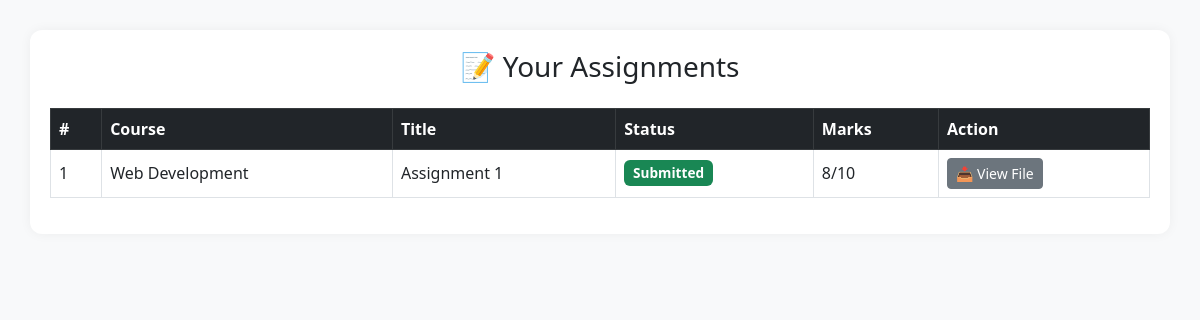
The page /student/assignments.php (signed in) on the database its author committed.
### tables this page shows
CREATE TABLE `assignments` (
  `id` int(11) NOT NULL,
  `course_id` int(11) DEFAULT NULL,
  `title` varchar(255) DEFAULT NULL,
  `description` text DEFAULT NULL,
  `created_at` timestamp NOT NULL DEFAULT current_timestamp()
);

CREATE TABLE `courses` (
  `id` int(11) NOT NULL,
  `instructor_id` int(11) DEFAULT NULL,
  `title` varchar(255) NOT NULL,
  `description` text DEFAULT NULL,
  `image` varchar(255) DEFAULT NULL,
  `price` decimal(10,2) DEFAULT NULL,
  `duration` varchar(100) DEFAULT NULL,
  `status` enum('draft','published') NOT NULL DEFAULT 'draft',
  `created_at` timestamp NOT NULL DEFAULT current_timestamp(),
  `videos` text DEFAULT NULL,
  `pdfs` text DEFAULT NULL
);

CREATE TABLE `assignment_submissions` (
  `id` int(11) NOT NULL,
  `student_id` int(11) DEFAULT NULL,
  `assignment_id` int(11) DEFAULT NULL,
  `submission_file` varchar(255) DEFAULT NULL,
  `submitted_at` timestamp NOT NULL DEFAULT current_timestamp(),
  `marks` int(11) DEFAULT 0,
  `status` enum('pending','submitted','completed') DEFAULT 'pending',
  `grade` varchar(10) DEFAULT NULL,
  `file_path` varchar(255) DEFAULT NULL
);

### student/assignments.php (the view, shortened to what this page needs)
<?php
require '../config.php';
$student_id = $_SESSION['student_id'];
$enrolled_course_ids = [];
$query = "SELECT course_id FROM enrollments WHERE student_email = (SELECT email FROM users WHERE id = ?)";
$stmt = $conn->prepare($query);
$stmt->bind_param("i", $student_id);
$stmt->execute();
$result = $stmt->get_result();
while ($row = $result->fetch_assoc()) {
    $enrolled_course_ids[] = $row['course_id'];
}
$assignments = [];
if (!empty($enrolled_course_ids)) {
    $placeholders = implode(',', array_fill(0, count($enrolled_course_ids), '?'));
    $query = "
    SELECT
        a.id,
        a.title,
        c.title AS course_title,
        s.status AS submission_status,
        s.grade,
        s.file_path
    FROM assignments a
    JOIN courses c ON a.course_id = c.id
    LEFT JOIN assignment_submissions s
        ON s.assignment_id = a.id AND s.student_id = ?
    WHERE a.course_id IN ($placeholders)
    ";
    $types = 'i' . str_repeat('i', count($enrolled_course_ids));
    $params = array_merge([$student_id], $enrolled_course_ids);
    $stmt = $conn->prepare($query);
    $stmt->bind_param($types, ...$params);
    $stmt->execute();
    $assignments = $stmt->get_result();
}
?>
<!DOCTYPE html>
<html lang="en">
<head>
    <link href="https://cdn.jsdelivr.net/npm/bootstrap@5.3.0/dist/css/bootstrap.min.css" rel="stylesheet">
</head>
<body>
<div class="container assignment-box">
    <h3 class="mb-4 text-center">📝 Your Assignments</h3>
    <?php if ($assignments && $assignments->num_rows > 0): ?>
        <div class="table-responsive">
            <table class="table table-bordered align-middle">
                <thead class="table-dark">
                    <tr>
                        <th>#</th>
                        <th>Course</th>
                        <th>Title</th>
                        <th>Status</th>
                        <th>Marks</th>
                        <th>Action</th>
                    </tr>
                </thead>
                <tbody>
                    <?php $sn = 1; while ($row = $assignments->fetch_assoc()): ?>
                        <tr>
                            <td><?= $sn++ ?></td>
                            <td><?= htmlspecialchars($row['course_title']) ?></td>
                            <td><?= htmlspecialchars($row['title']) ?></td>
                            <td>
                                <?php if ($row['submission_status'] === 'completed'): ?>
                                    <span class="badge bg-success">Submitted</span>
                                <?php else: ?>
                                    <span class="badge bg-warning text-dark">Pending</span>
                                <?php endif; ?>
                            </td>
                            <td>
                                <?= $row['grade'] !== null ? htmlspecialchars($row['grade']) : "-" ?>
                            </td>
                            <td>
                                <?php if ($row['submission_status'] === 'completed' && $row['file_path']): ?>
                                    <a href="../uploads/assignments/<?= htmlspecialchars($row['file_path']) ?>" class="btn btn-sm btn-secondary" download>
                                        📥 View File
                                    </a>
                                <?php else: ?>
                                    <a href="submit_assignment.php?assignment_id=<?= $row['id'] ?>" class="btn btn-sm btn-primary">
                                        📤 Submit
                                    </a>
                                <?php endif; ?>
                            </td>
                        </tr>
                    <?php endwhile; ?>
                </tbody>
            </table>
        </div>
    <?php else: ?>
        <div class="alert alert-info text-center">No assignments found for your enrolled courses.</div>
    <?php endif; ?>
</div>
</body>
</html>

### student/assignments.php (style rules this page uses)
body { background-color: #f8f9fa; font-family: 'Segoe UI', sans-serif; }
.assignment-box { background: #fff; border-radius: 12px; padding: 20px; box-shadow: 0 0 12px rgba(0, 0, 0, 0.05); margin-top: 30px; }
.table th, .table td { vertical-align: middle !important; }
.badge { font-size: 0.85rem; padding: 0.45em 0.65em; }

### rows shown on the page
assignments: course.title "Web Development", title "Assignment 1", assignment_submissions.grade "8/10"
